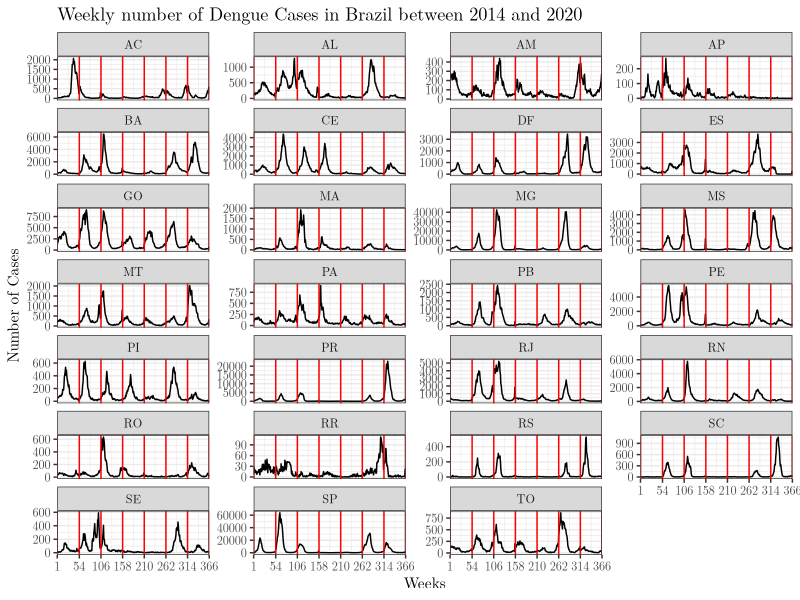

The R source for this figure:
setwd(dirname(rstudioapi::getActiveDocumentContext()$path))

library('tidyverse')

data <- read_csv(file = 'brazil.csv')

n_weeks <- sapply(X = unique(data$Year), FUN = function (y) { if ((y == 2014) | (y == 2020)) 53 else 52 }) # Years with 53 weeks
weeks_y <- cumsum(c(1, n_weeks))
weeks_y[length(weeks_y)] <- weeks_y[length(weeks_y)] - 1


pt <- ggplot(data = data) +
        geom_line(mapping = aes(x = Week_seq, y = Count)) +
        geom_vline(xintercept = weeks_y, color = 'red') + 
        facet_wrap(~ Region, scales = 'free_y', ncol = 4) +
        scale_x_continuous(limits = c(1, max(weeks_y)), expand = c(0, 0),
                           breaks = weeks_y, labels = weeks_y) +
        labs(title = 'Weekly number of Dengue Cases in Brazil between 2014 and 2020',
             x = 'Weeks', y = 'Number of Cases') +
        theme_bw() +
        theme(text = element_text(family = 'LM Roman 10'))

# print(pt)
ggsave(filename = 'brazil_visualization.png', plot = pt, width = 20, height = 14, units = c('in'))
